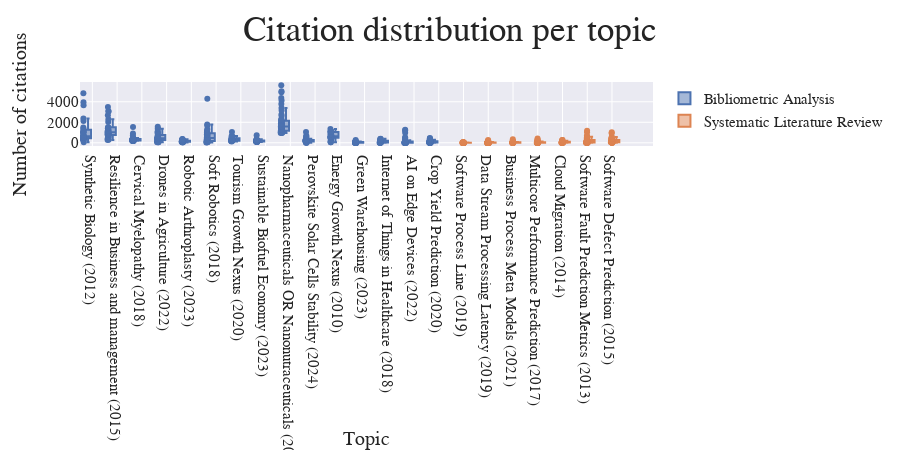

Notebook cell for this chart:
### Code cell
# explore citation distribution per topic
fig = px.box(core_pubs, x="Topic", y="times_cited", title="Citation distribution per topic",
              points="all", height=450, color="Type")
fig.update_layout(**PLOT_CONFIGS)
fig.update_xaxes(title_text="Topic")
fig.update_yaxes(title_text="Number of citations")
fig.show()

### Figure 1 — Plotly figure (JSON) as saved in the notebook; plotly's stock layout.template omitted (floating-point values rounded to 4 significant figures; data arrays with more than 128 entries replaced by an {"elided": "..."} marker saying what was removed)
{"data": [{"alignmentgroup": "True", "boxpoints": "all", "hovertemplate": "Type=Bibliometric Analysis<br>Topic=%{x}<br>times_cited=%{y}<extra></extra>", "legendgroup": "Bibliometric Analysis", "marker": {"color": "rgb(76,114,176)"}, "name": "Bibliometric Analysis", "notched": false, "offsetgroup": "Bibliometric Analysis", "orientation": "v", "showlegend": true, "type": "box", "x": {"elided": "541 str values"}, "x0": " ", "xaxis": "x", "y": {"elided": "541 int values"}, "y0": " ", "yaxis": "y"}, {"alignmentgroup": "True", "boxpoints": "all", "hovertemplate": "Type=Systematic Literature Review<br>Topic=%{x}<br>times_cited=%{y}<extra></extra>", "legendgroup": "Systematic Literature Review", "marker": {"color": "rgb(221,132,82)"}, "name": "Systematic Literature Review", "notched": false, "offsetgroup": "Systematic Literature Review", "orientation": "v", "showlegend": true, "type": "box", "x": {"elided": "301 str values"}, "x0": " ", "xaxis": "x", "y": {"elided": "301 int values"}, "y0": " ", "yaxis": "y"}], "layout": {"boxmode": "group", "font": {"family": "Modern Computer"}, "height": 450, "legend": {"font": {"size": 15}, "title": {"text": ""}, "tracegroupgap": 0}, "showlegend": true, "title": {"font": {"family": "Modern Computer", "size": 35}, "text": "Citation distribution per topic", "x": 0.5}, "xaxis": {"anchor": "y", "domain": [0, 1], "tickfont": {"size": 15}, "title": {"font": {"size": 20}, "text": "Topic"}}, "yaxis": {"anchor": "x", "domain": [0, 1], "tickfont": {"size": 15}, "title": {"font": {"size": 20}, "text": "Number of citations"}}}}
